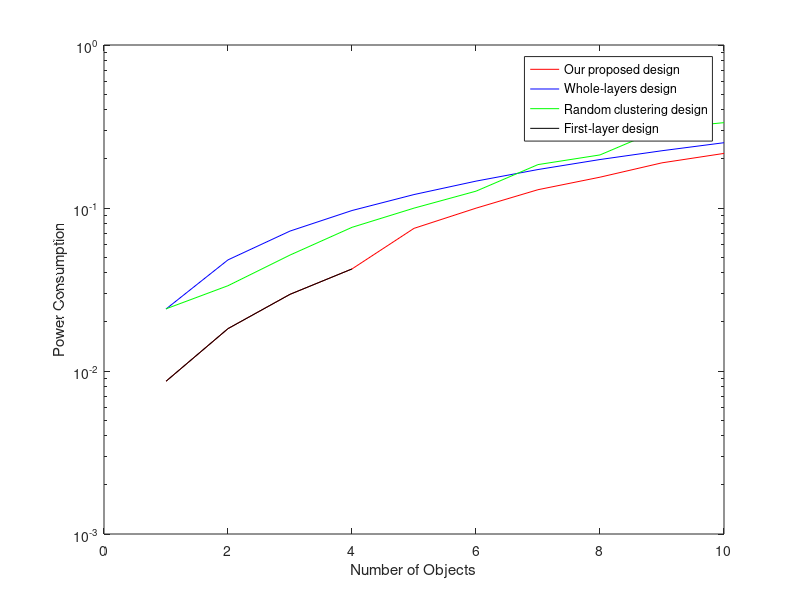

This chart was generated by the following MATLAB code:
clear all;
clc;

K = 20;%number of annotators
M = 1:1:10;%number of objects
N = 3;%type of clusters
B = 10^4;%bandwith (KHz)
D = [6*10^6,4*10^6,2*10^6];%data size (MB)
dK = [1,3,5];%annotator consumption
sigma = 10^(-5);%noise power (uW)
T = 1000;%transmission duration (s)
gamma = exp(D./(B*T))-1;%SNR threshold
dP = [sigma*T*(gamma(1)+gamma(2)*(1+gamma(1))+gamma(3)*(1+gamma(2))*(1+gamma(1))),sigma*T*(gamma(1)+gamma(2)*(1+gamma(1))),sigma*T*gamma(1)];%power consumption
P_BB = zeros(1,length(M));%initial output of the proposed design
P_1 = zeros(1,length(M));%initial output of the whole-layers design
P_2 = zeros(1,length(M));%initial output of the random clustering design
P_3 = zeros(1,length(M));%initial output of the first-layer design
%h = rand(1,K);%channel gain
load('h.mat');%channel gain
g = sort(h,'descend');%sorting channels with the descending gains
sumP_1 = 0;%initial power consumption of the whole-layers design
sumP_3 = 0;%initial power consumption of the first-layer design
    
for i = 1:1:length(M)
    k = 0;
    p = 0;
    kh = 0;
    ph = 0;
    Start = 1;
    End = 1;
    Starth = 1;
    Endh = 1; 
    knew = K+1;
    knewh = K+1;
    
    for m = 1:1:M(i)
        Start = End;
        End = {};
        kvect = {};
        pvect = {};
        for s = 1:1:length(Start)
            for n = 1:1:N
                knew = k(s) + dK(n);
                if knew <= K
                    pnew = p(s) + dP(n)/g(knew);
                    End = [End,length(End)+1];
                    kvect = [kvect,knew];
                    pvect = [pvect,pnew];
                end
            end
        end
        k = cell2mat(kvect);
        p = cell2mat(pvect);
    end    
    P_BB(i) = min(p);

    for m = 1:1:M(i)
        Starth = Endh;
        Endh = {};
        kvecth = {};
        pvecth = {};
        for s = 1:1:length(Starth)
            for n = 1:1:N
                knewh = kh(s) + dK(n);
                if knewh <= K
                    pnewh = ph(s) + dP(n)/h(knewh);
                    Endh = [Endh,length(Endh)+1];
                    kvecth = [kvecth,knewh];
                    pvecth = [pvecth,pnewh];
                end
            end
        end
        kh = cell2mat(kvecth);
        ph = cell2mat(pvecth);
    end    
    P_2(i) = min(ph);
    
    sumK_1 = dK(1)*M(i);
    if sumK_1 > K
        sumP_1 = 0;
    else
        sumP_1 = sumP_1 + dP(1)/g(sumK_1);
    end
    P_1(i) = sumP_1;
    
    sumK_3 = dK(3)*M(i);
    if sumK_3 > K
        sumP_3 = 0;
    else
        sumP_3 = sumP_3 + dP(3)/g(sumK_3);
    end
    P_3(i) = sumP_3;
end

semilogy(M,P_BB,'r',M,P_1,'b',M,P_2,'g',M,P_3,'k');
legend('Our proposed design', 'Whole-layers design', 'Random clustering design', 'First-layer design');
xlabel('Number of Objects');
ylabel('Power Consumption')